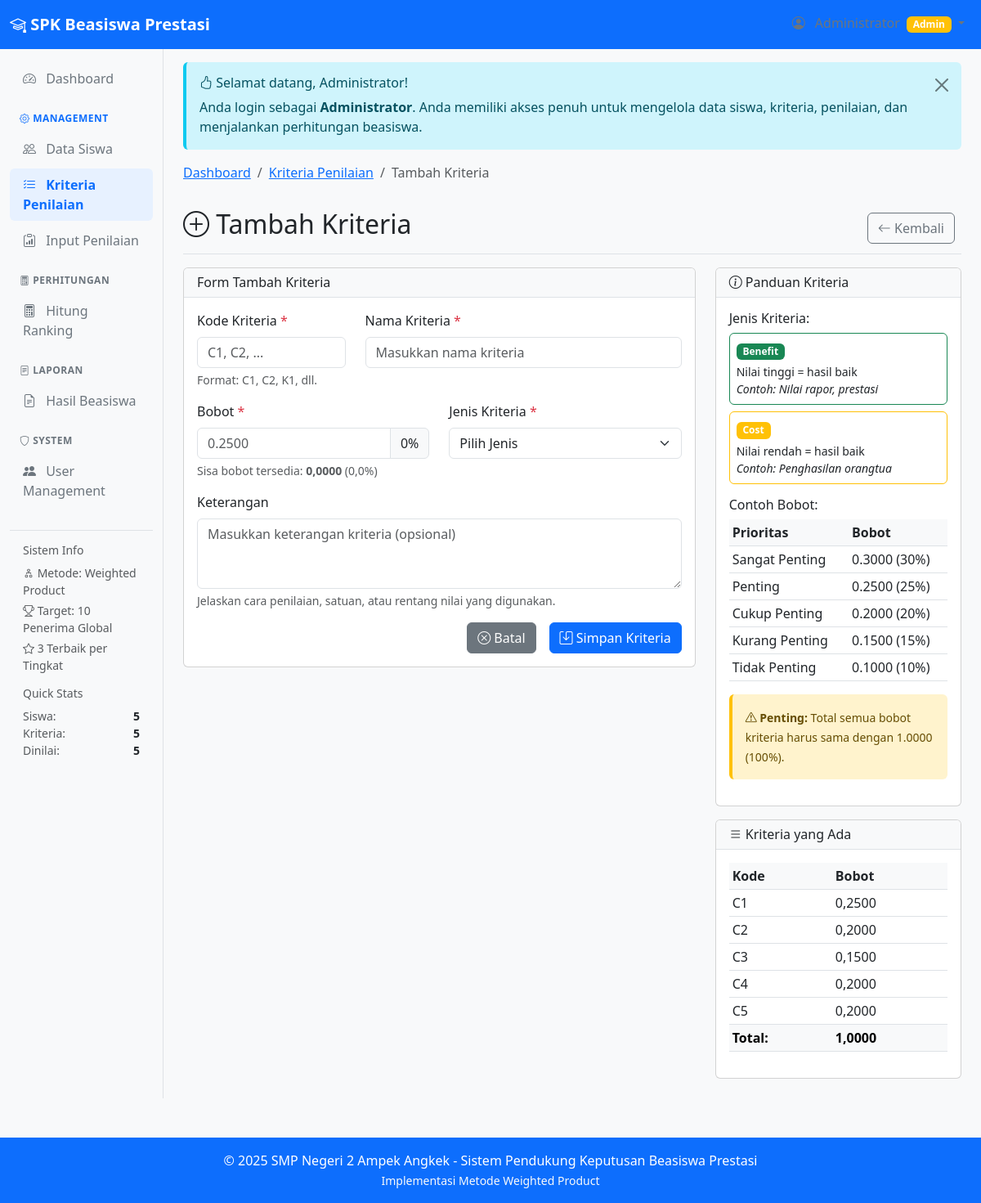
Screenshot of /modules/kriteria/tambah.php (signed in) with the database file from the repository.
### tables this page shows
CREATE TABLE `kriteria` (
  `id` int NOT NULL,
  `kode` varchar(10) NOT NULL,
  `nama` varchar(100) NOT NULL,
  `bobot` decimal(5,4) NOT NULL,
  `jenis` enum('benefit','cost') DEFAULT 'benefit',
  `keterangan` text,
  `created_at` timestamp NULL DEFAULT CURRENT_TIMESTAMP,
  `updated_at` timestamp NULL DEFAULT CURRENT_TIMESTAMP ON UPDATE CURRENT_TIMESTAMP
);

### modules/kriteria/tambah.php (the view, shortened to what this page needs)
<?php
require_once '../../includes/header.php';
$errors = [];
$kode = $_POST['kode'] ?? '';
$nama = $_POST['nama'] ?? '';
$bobot = $_POST['bobot'] ?? '';
$keterangan = $_POST['keterangan'] ?? '';
$stmt = $pdo->query("SELECT SUM(bobot) as total_bobot FROM kriteria");
$total_bobot_existing = (float)$stmt->fetch()['total_bobot'];
$sisa_bobot = 1.0 - $total_bobot_existing;
$breadcrumb = generateBreadcrumb([
    ['text' => 'Dashboard', 'url' => '../dashboard/index.php'],
    ['text' => 'Kriteria Penilaian', 'url' => 'index.php'],
    ['text' => 'Tambah Kriteria', 'url' => '#']
]);
echo $breadcrumb;
?>
<div class="d-flex justify-content-between flex-wrap flex-md-nowrap align-items-center pt-3 pb-2 mb-3 border-bottom">
    <h1 class="h2">
        <i class="bi bi-plus-circle"></i>
        Tambah Kriteria
    </h1>
    <div class="btn-toolbar mb-2 mb-md-0">
        <div class="btn-group me-2">
            <a href="index.php" class="btn btn-outline-secondary">
                <i class="bi bi-arrow-left"></i>
                Kembali
            </a>
        </div>
    </div>
</div>
<div class="row">
    <div class="col-md-8">
        <div class="card">
            <div class="card-header">
                <h6 class="mb-0">
                    Form Tambah Kriteria
                </h6>
            </div>
            <div class="card-body">
                <form method="POST" action="" novalidate>
                    <div class="row">
                        <div class="col-md-4 mb-3">
                            <label for="kode" class="form-label">
                                Kode Kriteria <span class="text-danger">*</span>
                            </label>
                            <input type="text"
                                class="form-control <?php echo isset($errors['kode']) ? 'is-invalid' : ''; ?>" id="kode"
                                name="kode" value="<?php echo htmlspecialchars($kode); ?>" placeholder="C1, C2, ..."
                                required maxlength="10" style="text-transform: uppercase;">
                            <?php if (isset($errors['kode'])): ?>
                            <div class="invalid-feedback"><?php echo $errors['kode']; ?></div>
                            <?php else: ?>
                            <div class="form-text">Format: C1, C2, K1, dll.</div>
                            <?php endif; ?>
                        </div>
                        <div class="col-md-8 mb-3">
                            <label for="nama" class="form-label">
                                Nama Kriteria <span class="text-danger">*</span>
                            </label>
                            <input type="text"
                                class="form-control <?php echo isset($errors['nama']) ? 'is-invalid' : ''; ?>" id="nama"
                                name="nama" value="<?php echo htmlspecialchars($nama); ?>"
                                placeholder="Masukkan nama kriteria" required>
                        </div>
                    </div>
                    <div class="row">
                        <div class="col-md-6 mb-3">
                            <label for="bobot" class="form-label">
                                Bobot <span class="text-danger">*</span>
                            </label>
                            <div class="input-group">
                                <input type="number"
                                    class="form-control <?php echo isset($errors['bobot']) ? 'is-invalid' : ''; ?>"
                                    id="bobot" name="bobot" value="<?php echo htmlspecialchars($bobot); ?>"
                                    step="0.0001" min="0.0001" max="<?php echo $sisa_bobot; ?>" placeholder="0.2500"
                                    required>
                                <span class="input-group-text">
                                    <span id="bobot-persen">0%</span>
                                </span>
                            </div>
                            <div class="form-text">
                                Sisa bobot tersedia: <strong><?php echo formatNumber($sisa_bobot, 4); ?></strong>
                                (<?php echo formatNumber($sisa_bobot * 100, 1); ?>%)
                            </div>
                        </div>
                        <div class="col-md-6 mb-3">
                            <label for="jenis" class="form-label">
                                Jenis Kriteria <span class="text-danger">*</span>
                            </label>
                            <select class="form-select <?php echo isset($errors['jenis']) ? 'is-invalid' : ''; ?>"
                                id="jenis" name="jenis" required>
                                <option value="">Pilih Jenis</option>
                            </select>
                        </div>
                    </div>
                    <div class="mb-3">
                        <label for="keterangan" class="form-label">Keterangan</label>
                        <textarea class="form-control" id="keterangan" name="keterangan" rows="3"
                            placeholder="Masukkan keterangan kriteria (opsional)"><?php echo htmlspecialchars($keterangan); ?></textarea>
                        <div class="form-text">Jelaskan cara penilaian, satuan, atau rentang nilai yang digunakan.</div>
                    </div>
                    <div class="d-grid gap-2 d-md-flex justify-content-md-end">
                        <a href="index.php" class="btn btn-secondary me-md-2">
                            <i class="bi bi-x-circle"></i>
                            Batal
                        </a>
                        <button type="submit" class="btn btn-primary">
                            <i class="bi bi-save"></i>
                            Simpan Kriteria
                        </button>
                    </div>
                </form>
            </div>
        </div>
    </div>
    <div class="col-md-4">
        <div class="card">
            <div class="card-header">
                <h6 class="mb-0">
                    <i class="bi bi-info-circle"></i>
                    Panduan Kriteria
                </h6>
            </div>
            <div class="card-body">
                <h6>Jenis Kriteria:</h6>
                <div class="row mb-3">
                    <div class="col-12">
                        <div class="card border-success">
                            <div class="card-body p-2">
                                <span class="badge bg-success">Benefit</span>
                                <p class="small mb-0 mt-1">
                                    Nilai tinggi = hasil baik<br>
                                    <em>Contoh: Nilai rapor, prestasi</em>
                                </p>
                            </div>
                        </div>
                    </div>
                    <div class="col-12 mt-2">
                        <div class="card border-warning">
                            <div class="card-body p-2">
                                <span class="badge bg-warning">Cost</span>
                                <p class="small mb-0 mt-1">
                                    Nilai rendah = hasil baik<br>
                                    <em>Contoh: Penghasilan orangtua</em>
                                </p>
                            </div>
                        </div>
                    </div>
                </div>
                <h6>Contoh Bobot:</h6>
                <table class="table table-sm">
                    <thead>
                        <tr>
                            <th>Prioritas</th>
                            <th>Bobot</th>
                        </tr>
                    </thead>
                    <tbody>
                        <tr>
                            <td>Sangat Penting</td>
                            <td>0.3000 (30%)</td>
                        </tr>
                        <tr>
                            <td>Penting</td>
                            <td>0.2500 (25%)</td>
                        </tr>
                        <tr>
                            <td>Cukup Penting</td>
                            <td>0.2000 (20%)</td>
                        </tr>
                        <tr>
                            <td>Kurang Penting</td>
                            <td>0.1500 (15%)</td>
                        </tr>
                        <tr>
                            <td>Tidak Penting</td>
                            <td>0.1000 (10%)</td>
                        </tr>
                    </tbody>
                </table>
                <div class="alert alert-warning">
                    <small>
                        <i class="bi bi-exclamation-triangle"></i>
                        <strong>Penting:</strong> Total semua bobot kriteria harus sama dengan 1.0000 (100%).
                    </small>
                </div>
            </div>
        </div>
        <?php
        $existing_kriteria = getAllKriteria($pdo);
        if (!empty($existing_kriteria)):
        ?>
        <div class="card mt-3">
            <div class="card-header">
                <h6 class="mb-0">
                    <i class="bi bi-list"></i>
                    Kriteria yang Ada
                </h6>
            </div>
            <div class="card-body">
                <div class="table-responsive">
                    <table class="table table-sm">
                        <thead>
                            <tr>
                                <th>Kode</th>
                                <th>Bobot</th>
                            </tr>
                        </thead>
                        <tbody>
                            <?php foreach ($existing_kriteria as $k): ?>
                            <tr>
                                <td><?php echo htmlspecialchars($k['kode']); ?></td>
                                <td><?php echo formatNumber($k['bobot'], 4); ?></td>
                            </tr>
                            <?php endforeach; ?>
                        </tbody>
                        <tfoot>
                            <tr class="table-secondary">
                                <th>Total:</th>
                                <th><?php echo formatNumber($total_bobot_existing, 4); ?></th>
                            </tr>
                        </tfoot>
                    </table>
                </div>
            </div>
        </div>
        <?php endif; ?>
    </div>
</div>
<?php require_once '../../includes/footer.php'; ?>

### includes/header.php (style rules this page uses)
.card-header { background-color: #f8f9fa; border-bottom: 1px solid #dee2e6; }
.table th { background-color: #f8f9fa; border-color: #dee2e6; font-weight: 600; }
.badge { font-size: 0.75em; }
.alert { border: none; border-left: 4px solid; }
.alert-warning { border-left-color: #ffc107; }

### rows the page displays
kriteria: kode "C1", bobot "0,2500"
kriteria: kode "C2", bobot "0,2000"
kriteria: kode "C3", bobot "0,1500"
kriteria: kode "C4", bobot "0,2000"
kriteria: kode "C5", bobot "0,2000"

### other values shown
$total_siswa "5"
$total_kriteria "5"
$siswa_dinilai "5"
$_SESSION['nama'] "Administrator"
$item['text'] "Dashboard"
$item['text'] "Kriteria Penilaian"
$item['text'] "Tambah Kriteria"
formatNumber($sisa_bobot, 4) "0,0000"
formatNumber($sisa_bobot * 100, 1) "0,0"
formatNumber($total_bobot_existing, 4) "1,0000"
